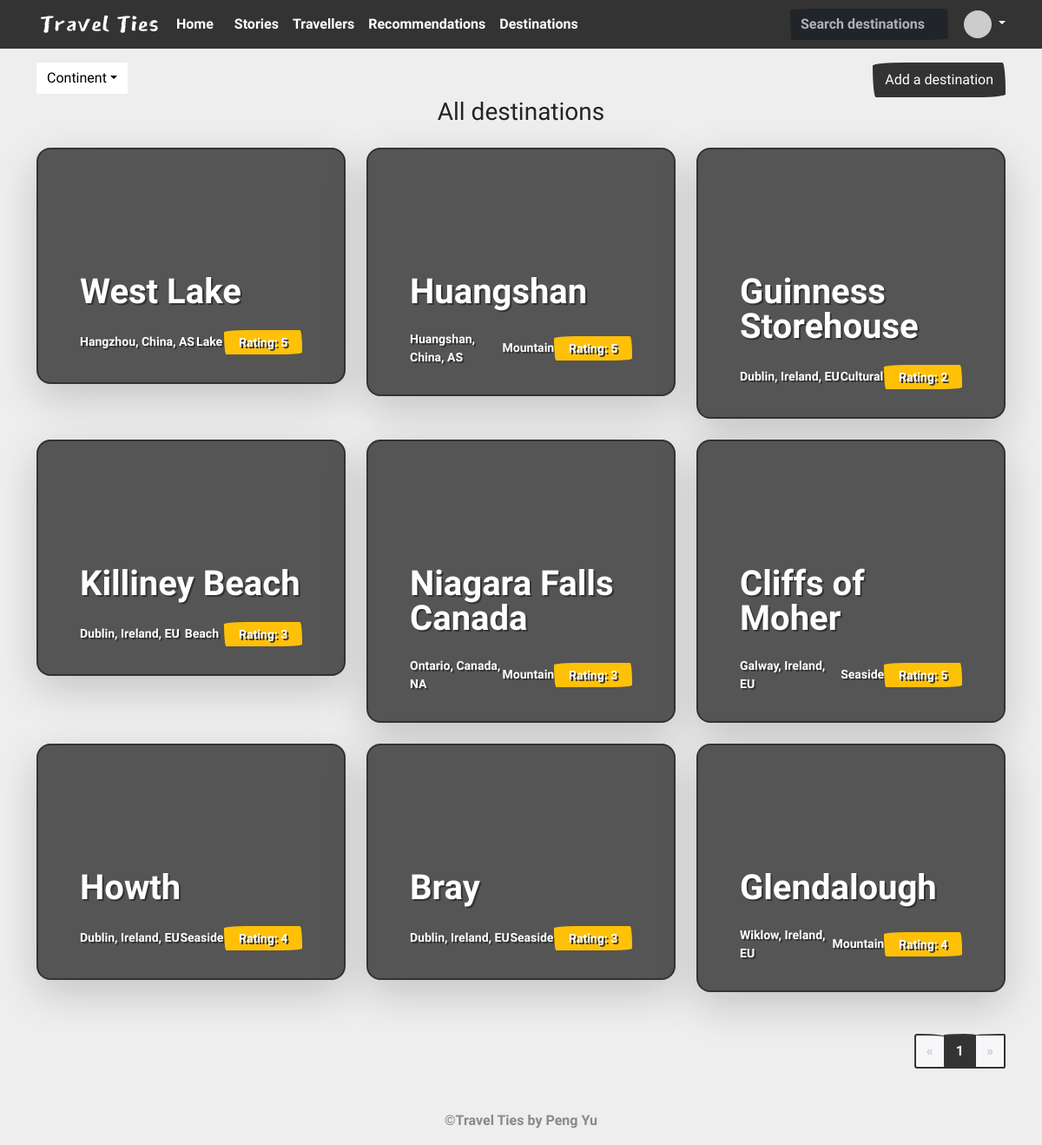
The page /destinations_all/ (signed in) on the database its author committed.
### app/models.py (models this page shows, shortened)
class Destination(models.Model):
    user = models.ForeignKey(UserProfile, on_delete=models.CASCADE)
    title = models.CharField(max_length=255)
    type = models.CharField(max_length=100, blank=True)
    content = models.TextField()
    images = models.ManyToManyField(Image)
    created_at = models.DateTimeField(auto_now_add=True)
    rating = models.IntegerField(default=0)
    CONTINENT_CHOICES = (
        ('NA', 'North America'),
        ('SA', 'South America'),
        ('EU', 'Europe'),
        ('AS', 'Asia'),
        ('AF', 'Africa'),
        ('OC', 'Oceania'),
        ('AN', 'Antarctica'),
    )
    continent = models.CharField(max_length=2, choices=CONTINENT_CHOICES)
    country = models.CharField(max_length=255)
    city = models.CharField(max_length=255)
    class Meta:
        ordering = ['-created_at']

class Image(models.Model):
    title = models.CharField(max_length=50, null=True, blank=True)
    description = models.CharField(max_length=255, null=True, blank=True)
    url = models.URLField()
    sort = models.IntegerField(default=0)
    IMAGE_CHOICES = (
        ('A', 'avatar'),
        ('P', 'post')
    )
    type = models.CharField(max_length=1, choices=IMAGE_CHOICES, default='P')
    class Meta:
        ordering = ['sort']

### app/views.py (the view)
# urls.py: path('destinations_all/', views.DestinationAllListView.as_view(),
class DestinationAllListView(FilterView):
    template_name = "destinations-all.html"
    model = models.Destination
    context_object_name = "destinations"
    paginate_by = 10
    filterset_class = filters.DestinationFilter
    def get_context_data(self, **kwargs):
        context = super().get_context_data(**kwargs)
        if self.request.user.is_authenticated:
            preferences = models.PreferedDestinationType.objects.filter(
                user=self.request.user.profile)
            preference_list = []
            for preference in preferences:
                preference_list.append(preference.prefered_destination_type)
            context['recommendations'] = models.Destination.objects.filter(
                type__in=preference_list)[:6]
        context['top10'] = models.Destination.objects.all().order_by(
            '-rating')[:6]
        context['bottom10'] = models.Destination.objects.all().order_by(
            'rating')[:6]
        return context

### app/templates/destinations-all.html (shortened to what this page needs)
{% extends "base.html" %}
{% block main %}
    <main>
        <div class="container mt-3 d-flex justify-content-between">
            <div class="dropdown">
                <button class="btn btn-light dropdown-toggle"
                        style="border: #eeeeee;
                               border-radius: 0%"
                        type="button"
                        id="continent_dropdown"
                        data-bs-toggle="dropdown"
                        aria-expanded="false">Continent</button>
            </div>
            <a href="{% url 'destination_create' %}"><button class="btn btn-primary">Add a destination</button></a>
        </div>
        <div class="container pb-3" id="custom-cards">
            <h3 class="text-center">All destinations</h3>
            <div class="row row-cols-1 row-cols-lg-3 align-items-stretch g-4 pb-5 pt-3">
                {% for destination in destinations %}
                        <div class="col">
                            <a class="nav-link" href="{% url 'destination_detail' destination.id %}">
                            <div class="card card-cover h-100 overflow-hidden text-bg-dark rounded-4 shadow-lg"
                                 style="background-image: url('{{ destination.images.first.url }}');
                                        background-size: cover;
                                        text-shadow: 2px 2px #333333">
                                <div class="d-flex flex-column h-100 p-5 pb-3 text-white text-shadow-1">
                                    <h3 class="pt-5 mt-5 mb-4 display-6 lh-1 fw-bold">{{ destination.title }}</h3>
                                    <ul class="d-flex list-unstyled mt-auto justify-content-between">
                                        <li class="d-flex align-items-center">
                                            <small>{{ destination.city }}, {{ destination.country }}, {{ destination.continent }}</small>
                                        </li>
                                        <li class="d-flex align-items-center">
                                            <small>{{ destination.type }}</small>
                                        </li>
                                        <li class="d-flex align-items-center">
                                            <span class="badge text-bg-warning" style="font-size: 14px;">Rating: {{destination.rating}}</span>
                                        </li>
                                    </ul>
                                </div>
                            </div>
                        </a>
                    </div>
                {% endfor %}
            </div>
            <div class="d-flex justify-content-end">
                <div class="float-right">
                    <ul class="pagination pagination-md">
                        {% if page_obj.has_previous %}
                            <li class="page-item">
                                <a class="page-link" href="?page={{ page_obj.previous_page_number }}">&laquo;</a>
                            </li>
                        {% elif not page_obj.has_previous %}
                            <li class="page-item disabled">
                                <a class="page-link" href="#">&laquo;</a>
                            </li>
                        {% endif %}
                        {% for page in page_obj.paginator.page_range %}
                            {% if page == page_obj.number %}
                                <li class="page-item active">
                                    <a class="page-link" href="?page={{ page }}">{{ page }}</a>
                                </li>
                            {% elif page != page_obj.number %}
                                <li class="page-item">
                                    <a class="page-link" href="?page={{ page }}">{{ page }}</a>
                                </li>
                            {% endif %}
                        {% endfor %}
                        {% if page_obj.has_next %}
                            <li class="page-item">
                                <a class="page-link" href="?page={{ page_obj.next_page_number }}">&raquo;</a>
                            </li>
                        {% elif not page_obj.has_next %}
                            <li class="page-item disabled">
                                <a class="page-link" href="#">&raquo;</a>
                            </li>
                        {% endif %}
                    </ul>
                </div>
            </div>
        </div>
    </main>
{% endblock main %}

### rows shown on the page
Destination: title "West Lake", city "Hangzhou", country "China", continent "AS", type "Lake", rating "5"
Destination: title "Huangshan", city "Huangshan", country "China", continent "AS", type "Mountain", rating "5"
Destination: title "Guinness Storehouse", city "Dublin", country "Ireland", continent "EU", type "Cultural", rating "2"
Destination: title "Killiney Beach", city "Dublin", country "Ireland", continent "EU", type "Beach", rating "3"
Destination: title "Niagara Falls Canada", city "Ontario", country "Canada", continent "NA", type "Mountain", rating "3"
Destination: title "Cliffs of Moher", city "Galway", country "Ireland", continent "EU", type "Seaside", rating "5"
Destination: title "Howth", city "Dublin", country "Ireland", continent "EU", type "Seaside", rating "4"
Destination: title "Bray", city "Dublin", country "Ireland", continent "EU", type "Seaside", rating "3"
Destination: title "Glendalough", city "Wiklow", country "Ireland", continent "EU", type "Mountain", rating "4"

### other values the page prints
{{ page }} "1"
